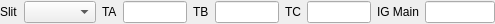
<?xml version="1.0" encoding="UTF-8"?>
<ui version="4.0">
 <class>Form</class>
 <widget class="QWidget" name="Form">
  <property name="geometry">
   <rect>
    <x>0</x>
    <y>0</y>
    <width>493</width>
    <height>24</height>
   </rect>
  </property>
  <property name="windowTitle">
   <string>Form</string>
  </property>
  <layout class="QHBoxLayout" name="horizontalLayout">
   <property name="leftMargin">
    <number>0</number>
   </property>
   <property name="topMargin">
    <number>0</number>
   </property>
   <property name="rightMargin">
    <number>0</number>
   </property>
   <property name="bottomMargin">
    <number>0</number>
   </property>
   <item>
    <widget class="QLabel" name="label">
     <property name="sizePolicy">
      <sizepolicy hsizetype="Maximum" vsizetype="Preferred">
       <horstretch>0</horstretch>
       <verstretch>0</verstretch>
      </sizepolicy>
     </property>
     <property name="text">
      <string>Slit</string>
     </property>
    </widget>
   </item>
   <item>
    <widget class="SlitWidget" name="comboBox"/>
   </item>
   <item>
    <widget class="QLabel" name="label_2">
     <property name="sizePolicy">
      <sizepolicy hsizetype="Maximum" vsizetype="Preferred">
       <horstretch>0</horstretch>
       <verstretch>0</verstretch>
      </sizepolicy>
     </property>
     <property name="text">
      <string>TA</string>
     </property>
    </widget>
   </item>
   <item>
    <widget class="QLineEdit" name="line0">
     <property name="sizePolicy">
      <sizepolicy hsizetype="Fixed" vsizetype="Fixed">
       <horstretch>0</horstretch>
       <verstretch>0</verstretch>
      </sizepolicy>
     </property>
     <property name="minimumSize">
      <size>
       <width>64</width>
       <height>0</height>
      </size>
     </property>
     <property name="maximumSize">
      <size>
       <width>64</width>
       <height>16777215</height>
      </size>
     </property>
     <property name="focusPolicy">
      <enum>Qt::NoFocus</enum>
     </property>
     <property name="readOnly">
      <bool>true</bool>
     </property>
    </widget>
   </item>
   <item>
    <widget class="QLabel" name="label_3">
     <property name="sizePolicy">
      <sizepolicy hsizetype="Maximum" vsizetype="Preferred">
       <horstretch>0</horstretch>
       <verstretch>0</verstretch>
      </sizepolicy>
     </property>
     <property name="text">
      <string>TB</string>
     </property>
    </widget>
   </item>
   <item>
    <widget class="QLineEdit" name="line1">
     <property name="sizePolicy">
      <sizepolicy hsizetype="Fixed" vsizetype="Fixed">
       <horstretch>0</horstretch>
       <verstretch>0</verstretch>
      </sizepolicy>
     </property>
     <property name="minimumSize">
      <size>
       <width>64</width>
       <height>0</height>
      </size>
     </property>
     <property name="maximumSize">
      <size>
       <width>64</width>
       <height>16777215</height>
      </size>
     </property>
     <property name="focusPolicy">
      <enum>Qt::NoFocus</enum>
     </property>
     <property name="readOnly">
      <bool>true</bool>
     </property>
    </widget>
   </item>
   <item>
    <widget class="QLabel" name="label_4">
     <property name="sizePolicy">
      <sizepolicy hsizetype="Maximum" vsizetype="Preferred">
       <horstretch>0</horstretch>
       <verstretch>0</verstretch>
      </sizepolicy>
     </property>
     <property name="text">
      <string>TC</string>
     </property>
    </widget>
   </item>
   <item>
    <widget class="QLineEdit" name="line2">
     <property name="sizePolicy">
      <sizepolicy hsizetype="Fixed" vsizetype="Fixed">
       <horstretch>0</horstretch>
       <verstretch>0</verstretch>
      </sizepolicy>
     </property>
     <property name="minimumSize">
      <size>
       <width>64</width>
       <height>0</height>
      </size>
     </property>
     <property name="maximumSize">
      <size>
       <width>64</width>
       <height>16777215</height>
      </size>
     </property>
     <property name="focusPolicy">
      <enum>Qt::NoFocus</enum>
     </property>
     <property name="readOnly">
      <bool>true</bool>
     </property>
    </widget>
   </item>
   <item>
    <widget class="QLabel" name="label_5">
     <property name="sizePolicy">
      <sizepolicy hsizetype="Maximum" vsizetype="Preferred">
       <horstretch>0</horstretch>
       <verstretch>0</verstretch>
      </sizepolicy>
     </property>
     <property name="text">
      <string>IG Main</string>
     </property>
    </widget>
   </item>
   <item>
    <widget class="QLineEdit" name="line3">
     <property name="sizePolicy">
      <sizepolicy hsizetype="Fixed" vsizetype="Fixed">
       <horstretch>0</horstretch>
       <verstretch>0</verstretch>
      </sizepolicy>
     </property>
     <property name="minimumSize">
      <size>
       <width>70</width>
       <height>0</height>
      </size>
     </property>
     <property name="maximumSize">
      <size>
       <width>70</width>
       <height>16777215</height>
      </size>
     </property>
     <property name="focusPolicy">
      <enum>Qt::NoFocus</enum>
     </property>
     <property name="readOnly">
      <bool>true</bool>
     </property>
    </widget>
   </item>
  </layout>
 </widget>
 <customwidgets>
  <customwidget>
   <class>SlitWidget</class>
   <extends>QComboBox</extends>
   <header>attributeserver.widgets</header>
  </customwidget>
 </customwidgets>
 <resources/>
 <connections/>
</ui>
